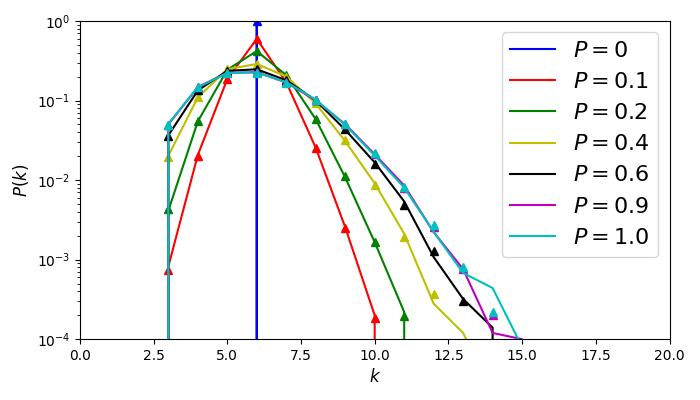

This figure's Python source:
from cmath import exp
import networkx as nx
import numpy as np
import matplotlib.pyplot as plt
import math

N = 1000
K = 6

P = [0, 0.1, 0.2, 0.4, 0.6, 0.9, 1.0]
color = ["b", "r", "g", "y", "k", "m", "c"]
PC = [(P[i], color[i]) for i in range(len(P))]

sample_size = 50
degree_size = 20

x = np.arange(degree_size)

def calc_p(k, K, p):
    res = 0
    up = int(np.minimum(k - K / 2, K / 2))
    for i in range(up + 1):
        res = res + math.factorial(K / 2) / math.factorial(i) / math.factorial(K / 2 - i) \
            * pow(1 - p, i) * pow(p, K / 2 - i) \
            * pow(p * K / 2, k - K / 2 - i) * exp(-p * K / 2) \
            / math.factorial(k - K / 2 - i)
    return res

plt.figure(figsize=(7, 4))
for p, col in PC:
    # 采样
    y = np.zeros(degree_size)
    for i in range(sample_size):
        # 随机生成 WS 小世界网络
        G = nx.random_graphs.watts_strogatz_graph(N, K, p)
        # 获取图的度分布
        dist = nx.degree_histogram(G)
        dist = np.pad(dist, (0, degree_size - len(dist)), 'constant', constant_values=(0,0))
        y += dist

    # 统计绘图
    plt.plot(x, y / (sample_size * N), col + str('-'), label="$P= " + str(p) + "$")
    # 计算理论值
    y = np.array([calc_p(k, K, p) for k in x])
    plt.plot(x, y, col + str('^'))
    
plt.legend(loc=1, fontsize=16)
plt.xlabel("$k$", fontsize=12)
plt.ylabel("$P(k)$", fontsize=12)
plt.xlim(0, degree_size)
plt.ylim(1e-4, 1)
plt.yscale('log')

plt.tight_layout()
plt.savefig('./task2.jpg')
